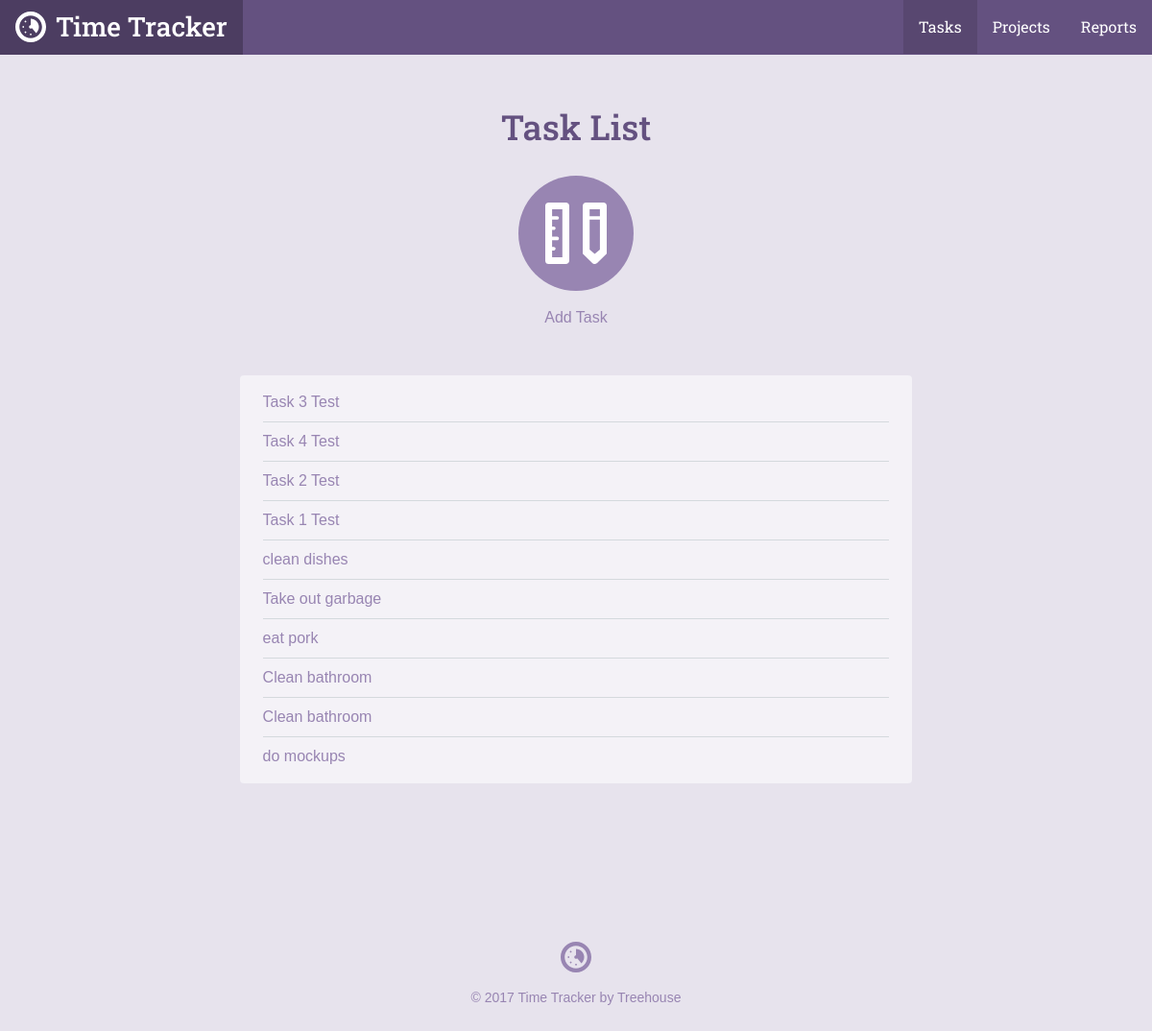
The page /task_list.php on the database its author committed.
### tables this page shows
CREATE TABLE `tasks` (
	`task_id`	INTEGER PRIMARY KEY AUTOINCREMENT,
	`project_id`	INTEGER,
	`title`	TEXT,
	`date`	INTEGER NOT NULL,
	`time`	TEXT NOT NULL
);

### inc/functions.php (called while the page is built, shortened)
<?php
function get_task_list($filter = null){
	include 'connection.php';
	$sql = "SELECT tasks.*,projects.title AS project FROM tasks INNER JOIN projects ON projects.project_id = tasks.project_id";
	$where = '';
	$orderBy = ' ORDER BY date DESC';
	try{
		$results = $db->prepare($sql . $where . $orderBy);
		$results->execute();
	}catch(Exception $e){
		echo "Error: " . $e->getMessage() . "</br>";
		return array();
	}
	return $results->fetchAll(PDO::FETCH_ASSOC);
}

### task_list.php (the view, shortened to what this page needs)
<?php
require 'inc/functions.php';
include 'inc/header.php';
?>
<div class="section catalog random">
    <div class="col-container page-container">
        <div class="col col-70-md col-60-lg col-center">
            <h1 class="actions-header">Task List</h1>
            <div class="actions-item">
                <a class="actions-link" href="task.php">
                    <span class="actions-icon">
                        <svg viewbox="0 0 64 64"><use xlink:href="#task_icon"></use></svg>
                    </span>
                Add Task</a>
            </div>
            <div class="form-container">
              <ul class="items">
               <?php
                    foreach(get_task_list() as $item){
                        echo "<li><a href='task.php?id=". $item['task_id'] . "'>". $item['title'] . "</a></li>";
                    }
                ?>
              </ul>
            </div>
        </div>
    </div>
</div>
<?php include("inc/footer.php"); ?>

### css/style.css (style rules this page uses)
*,:after,:before { box-sizing:border-box }
html { font-family:sans-serif;-ms-text-size-adjust:100%;-webkit-text-size-adjust:100% }
body { margin:0 }
a { background-color:transparent }
h1 { font-size:2em;margin:.67em 0 }
svg:not(:root) { overflow:hidden }
html { font-size:100%;line-height:1.5;-webkit-tap-highlight-color:transparent }
body { font-size:1rem;font-family:"Gotham Rounded A","Gotham Rounded B","Helvetica",Helvetica,Arial,sans-serif;font-style:normal;font-weight:400 }
.col { float:left;width:100% }
.col-container:before,.col-container:after { content:" ";display:table }
.col-container:after { clear:both }
.col-center { float:none;margin:0 auto }
@media screen and (min-width: 680px) { .col-70-md { width:70% !important } }
@media screen and (min-width: 960px) { .col-60-lg { width:60% !important } }
h1,h2,h3,h4,h5,h6 { color:#40484a;display:block;font-weight:500;margin:0;text-rendering:optimizeLegibility }
h1 { font-size:2.25rem }
a { color:#3f8abf;cursor:pointer;transition:color 300ms 0s ease;text-decoration:none }
ul,ol { margin:0;padding:0 0 0 2rem }
body { background-color:#e7e3ed }
h1,h2,h3,h4,h5,h6 { color:#645180;font-family:"Roboto Slab", Helvetica, Arial, sans-serif }
.col-container { margin:0 auto;max-width:1200px }
.actions-header { margin-bottom:1.5rem }
.actions-item { margin:0 1.5rem }
@media screen and (min-width: 680px) { .actions-item { display:inline-block;float:left } }
.page-container .actions-item { float:none }
.actions-link { transition:color 200ms ease-in-out;color:#9885b2;display:block }
@media screen { .actions-link { margin-bottom:2rem } }
@media screen and (min-width: 680px) { .actions-link { margin-bottom:0 } }
.actions-icon { width:120px;height:120px;transition:background 200ms ease-in-out;display:block;background-color:#9885b2;border-radius:9999px }
@media screen { .actions-icon { margin-bottom:.5rem } }
@media screen and (min-width: 680px) { .actions-icon { margin-bottom:1rem } }
.actions-icon svg { width:64px;height:64px;margin-top:28px;fill:#fff;display:inline-block }
.page-container .actions-icon { margin-left:auto;margin-right:auto }
.page-container { text-align:center }
@media screen { .page-container { padding:1.5rem 1rem 0 1rem } }
@media screen and (min-width: 680px) { .page-container { padding-top:3rem } }
.form-container { background-color:#f4f2f7;border-radius:4px }
@media screen { .form-container { padding:.5rem 1.5rem;margin-top:.5rem;margin-bottom:1.5rem } }
@media screen and (min-width: 680px) { .form-container { padding:.5rem 1.5rem;margin-top:3rem;margin-bottom:0 } }
.form-container a { color:#9885b2 }
.items { list-style:none;overflow:hidden;padding:0;margin:0 }
.items li { position:relative;text-align:left;border-bottom:solid 1px #d4d9dd;padding-top:.5rem;padding-bottom:.5rem }
.items li:last-child { border-bottom:none !important }
.items a { color:#9885b2 }

### rows shown on the page
tasks: title "Task 3 Test"
tasks: title "Task 4 Test"
tasks: title "Task 2 Test"
tasks: title "Task 1 Test"
tasks: title "clean dishes"
tasks: title "Take out garbage"
tasks: title "eat pork"
tasks: title "Clean bathroom"
tasks: title "Clean bathroom"
tasks: title "do mockups"
